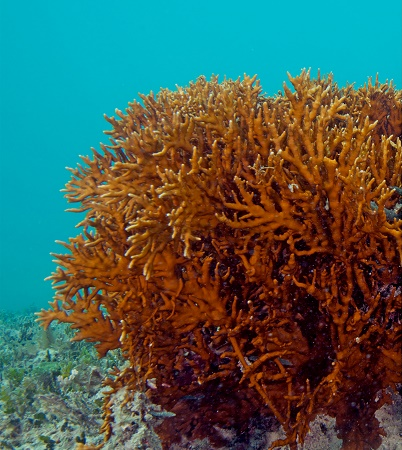
#> input picture coral_v.png, 402 x 450 px
$ python aula2.py
#> lines starting #> are read from the running program, lines starting #| are printed output that depends on the picture
import cv2
import numpy as np
from matplotlib import pyplot as plt

# Helper function to show image
def show_image(img, cmap=None, title=''):
    plt.figure(figsize=(6, 6))
    plt.axis('off')
    if title:
        plt.title(title)
    plt.imshow(img, cmap=cmap)
    plt.show()

# [14 lines of commented-out code are left out]
coral_live = cv2.imread('coral_v.png', cv2.IMREAD_GRAYSCALE)
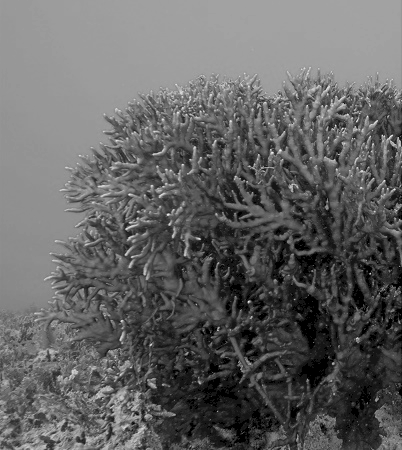
#> coral_live: shape (450, 402); min 0, max 244, mean 98.8
show_image(coral_live, cmap='gray', title='Original Grayscale Image')
coral_dead = cv2.imread('coral_m.png', cv2.IMREAD_GRAYSCALE)
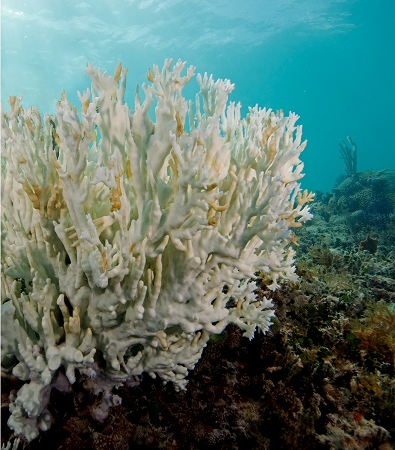
#> input picture coral_m.png, 395 x 450 px
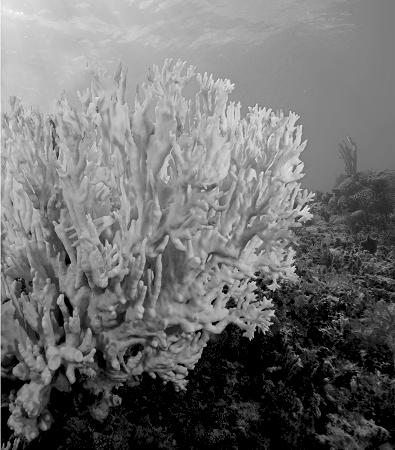
#> coral_dead: shape (450, 395); min 0, max 250, mean 112.3
show_image(coral_dead, cmap='gray', title='Original Grayscale Image')

# Plot histogram
plt.hist(coral_live.ravel(), 256, [0, 256], label='Live Coral', color='g', alpha=0.5)
plt.hist(coral_dead.ravel(), 256, [0, 256], label='Dead Coral', color='r', alpha=0.5)
plt.title('Histogram')
plt.xlabel('Pixel Intensity')
plt.ylabel('Frequency')
plt.legend(labels=['Live Coral', 'Dead Coral'])
plt.show()
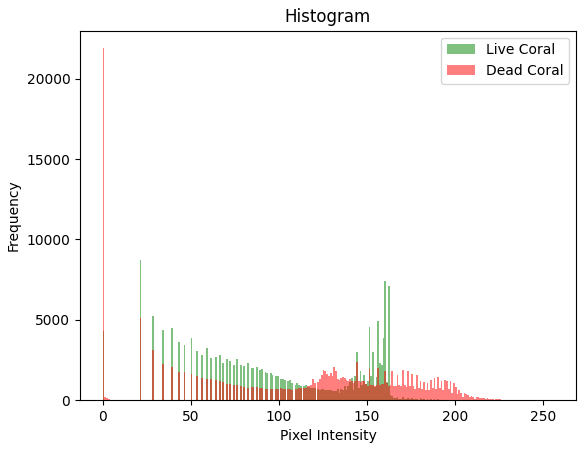
#> figure drawn by matplotlib, 1 panel; tallest bar 8715 high, from x = 21 to 22; tallest bar 21891 high, from x = 0 to 1

# [60 lines of commented-out code are left out]
#> (the run stopped early here; a loop or call above may not have finished)
